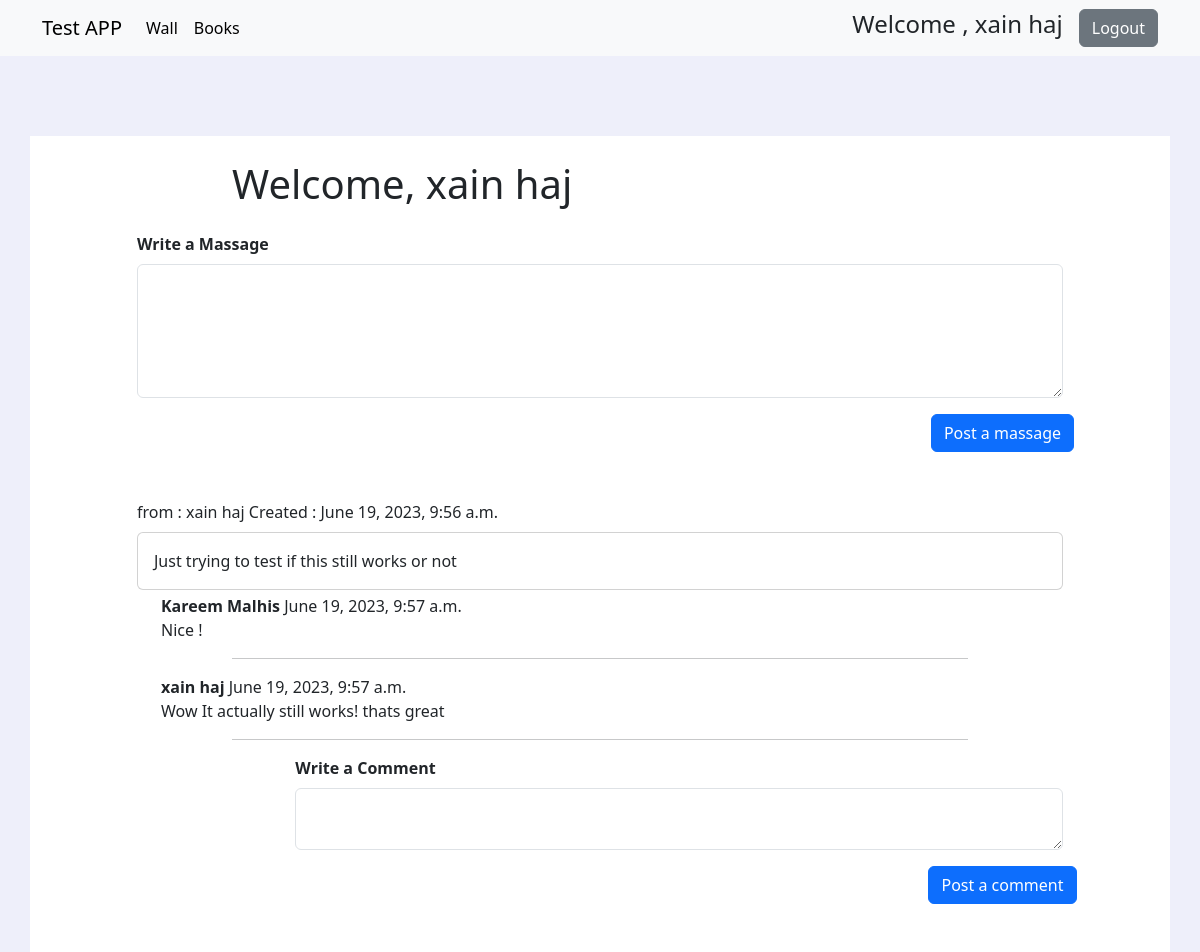
The app's page /success (signed in) with its own data.
### fav_books_app/models.py (models this page shows)
class Users(models.Model):
    first_name=models.CharField(max_length=100)
    last_name=models.CharField(max_length=100)
    email=models.CharField(max_length=100)
    password=models.CharField(max_length=255)
    created_at=models.DateTimeField(auto_now_add=True)
    updated_at=models.DateTimeField(auto_now=True)
    objects = Validation()

class Message(models.Model):
    message = models.TextField()
    user = models.ForeignKey(Users,related_name="messages",on_delete=models.CASCADE)
    created_at=models.DateTimeField(auto_now_add=True)
    updated_at=models.DateTimeField(auto_now=True)

class Comment(models.Model):
    comment = models.TextField()
    massage = models.ForeignKey(Message, related_name="comments", on_delete=models.CASCADE)
    user = models.ForeignKey(Users, related_name="comments", on_delete=models.CASCADE)
    created_at=models.DateTimeField(auto_now_add=True)
    updated_at=models.DateTimeField(auto_now=True)

### fav_books_app/views.py (the view)
# urls.py: path('success', views.success , name='success'),
def success(request):
    user = Users.objects.get(id=request.session['user_id'])
    msg_objects = Message.objects.all().order_by("-created_at")
    comment_objects = Comment.objects.all().order_by("-created_at")
    context = {
        'first_name': user.first_name,
        'last_name': user.last_name,
        'msg_objects': msg_objects,
        'comment_objects': comment_objects,
    }
    return render(request, 'success.html', context)

### fav_books_app/templates/success.html (shortened to what this page needs)
<!DOCTYPE html>
<html lang="en">
<head>
    {% load static %}
    <link rel="stylesheet" href="{% static 'css/bootstrap.css' %}">
    {% load static %}
    {% load static %}
</head>
<body style="background-color: rgba(231, 233, 249, 0.707);">
    <nav class="navbar navbar-expand-lg navbar-light bg-light">
        <div class="container">
            <a class="navbar-brand" href="#">Test APP</a>
            <div class="collapse navbar-collapse" id="navbarSupportedContent">
                <ul class="navbar-nav me-auto mb-2 mb-lg-0">
                    <li class="nav-item">
                        <a class="nav-link active" aria-current="page" href="{% url 'fav_books_app:success_redirect' %}">Wall</a>
                    </li>
                    <li class="nav-item">
                        <a class="nav-link active" aria-current="page" href="{% url 'fav_books_app:books' %}">Books</a>
                    </li>
                </ul>
                <form class="d-flex align-items-center">
                    <h4> Welcome , {{first_name}} {{last_name}}</h4>
                    <a href="{% url 'fav_books_app:logout_process' %}" class="ms-3 btn btn-secondary">Logout</a>
                </form>
            </div>
        </div>
    </nav>
    <div class="container mt-6 pt-4" style="background-color: white;">
        <div class="row justify-content-end mb-3">
            <div class="col-sm-10">
                <h1 class="aligne-item-center">Welcome, {{first_name}} {{last_name}}</h1>
            </div>
        </div>
        <main class="pb-5">
            <form action="{% url 'fav_books_app:msg_process' %}" method="post">
                <div class="row justify-content-center">
                    <div class="col-sm-10">
                        <label for="exampleFormControlTextarea1" class="form-label"><strong>Write a
                                Massage</strong></label>
                        <textarea name="msg" class="form-control" id="exampleFormControlTextarea1" rows="5"></textarea>
                    </div>
                    <div class="row justify-content-end mt-3 ">
                        <div class="col-sm-3  text-center me-3">
                            <button type="submit" class="btn btn-primary">Post a massage</button>
                        </div>
                    </div>
                </div>
            </form>
            {% for msg in msg_objects %}
            <div class="row justify-content-center mt-5 mb-1">
                <div class="col-sm-10">
                    <label class="form-label"> from : {{msg.user.first_name}} {{msg.user.last_name}} Created :
                        {{msg.created_at}}</label>
                    <div class="card">
                        <div class="card-body">
                            {{msg.message}}
                        </div>
                    </div>
                </div>
            </div>
            {% for comment in comment_objects %}
            {% if comment.massage.id == msg.id%}
            <div class="row justify-content-center">
            <div class="col-sm-10 ms-5"> <strong>{{comment.user.first_name}} {{comment.user.last_name}} </strong> {{comment.created_at}}</div>
                <div class="col-sm-10 ms-5">{{comment.comment}} </div>
                <div class="col-sm-8">
                    <hr class="hr">
                </div>
            </div>
            {% endif %}
            {% endfor %}
            <form action="{% url 'fav_books_app:comment_process' %}" method="post">
                <div class="  row justify-content-center">
                    <div class="col-sm-10">
                        <div class="  row justify-content-end">
                            <div class="col-sm-10">
                                <label for="exampleFormControlTextarea1" class="form-label"><strong>Write a
                                        Comment</strong></label>
                                <textarea name="comment" class="form-control" id="exampleFormControlTextarea1"
                                    rows="2"></textarea>
                            </div>
                        </div>
                    </div>
                    <div class="row justify-content-end mt-3 ">
                        <div class="col-sm-3  text-center me-3">
                            <button type="submit" class="btn btn-primary">Post a comment</button>
                        </div>
                    </div>
            </form>
            {% endfor %}
        </main>
    </div>
</body>
</html>

### records on screen
Users: first_name "xain", last_name "haj"
Message: user.first_name "xain", user.last_name "haj", created_at "June 19, 2023, 9:56 a.m.", message "Just trying to test if this still works or not"
Comment: user.first_name "Kareem", user.last_name "Malhis", created_at "June 19, 2023, 9:57 a.m.", comment "Nice !"
Comment: user.first_name "xain", user.last_name "haj", created_at "June 19, 2023, 9:57 a.m.", comment "Wow It actually still works! thats great"
